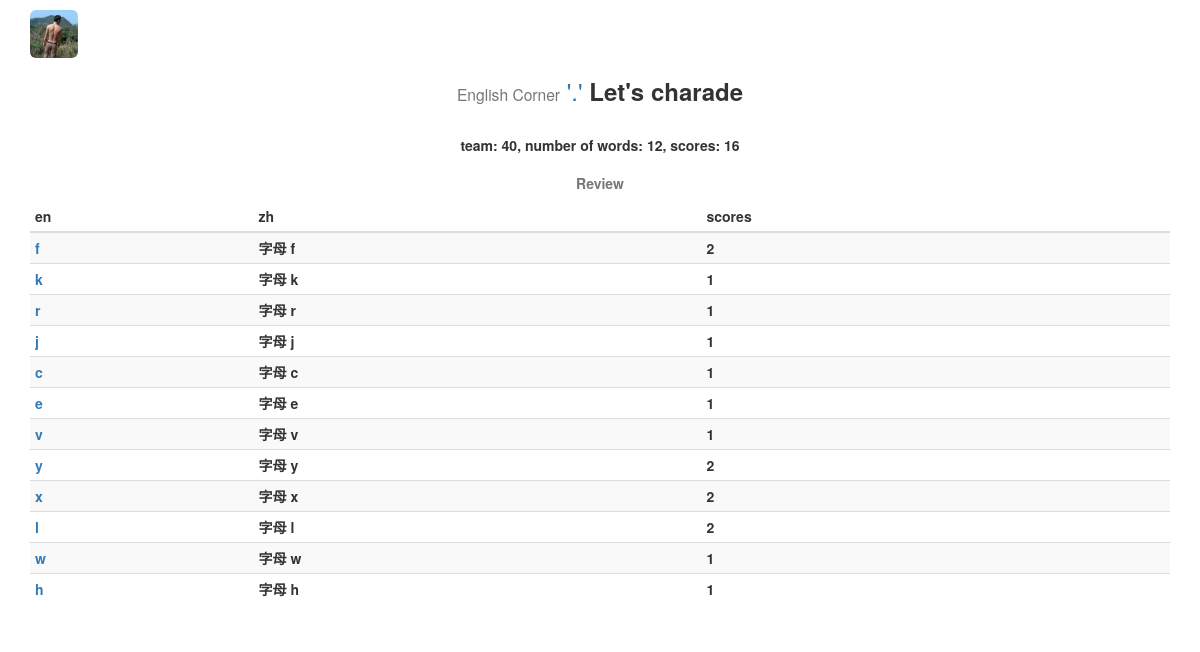
The app's page /charade/set/40/play/ with its own data.
### charade/models.py (models this page shows, shortened)
@python_2_unicode_compatible
class GameTemporaryTable(models.Model):
    board = models.ForeignKey(GameScoreBoard)
    en = models.CharField('en', max_length=100)
    zh = models.CharField('中文', max_length=100)
    exp = models.TextField('解释', max_length=200, null=True)
    scores = models.IntegerField('得分', default=0)
    used = models.IntegerField('used', default=0)
    vid = models.IntegerField('vid', default=0)

### charade/views.py (the view)
# urls.py: url(r'^set/(?P<board_id>[0-9]+)/play/$', views.game_play, name='game_play'),
def game_play(request, board_id):
    gsb = get_object_or_404(GameScoreBoard, pk=board_id)
    unused_word_list = gsb.gametemporarytable_set.exclude(used=1).order_by('?')[:1]
    if unused_word_list:
        context = {'word_list': unused_word_list}
    else:
        sum_scores = 0
        used_word_list = gsb.gametemporarytable_set.filter(used=1)
        for w in used_word_list:
            sum_scores += w.scores
        gsb.scores = sum_scores
        gsb.dt_end = timezone.now()
        gsb.save()
        msgs = 'team: {0}, number of words: {1}, scores: {2}'.format(board_id, gsb.amount, sum_scores)
        context = {'msgs': msgs,
                   'used_word_list': used_word_list,
                    }
    return render(request, 'charade/play.html', context)

### charade/templates/charade/play.html (shortened to what this page needs)
{% extends 'charade/base.html' %}
{% load staticfiles %}
{% block content %}
{% if msgs %}
    <div class="row">
        <p class="text-center"><strong>{{ msgs }}<strong></p>
    </div>
{% endif %}
{% if used_word_list %}
    <div class="table-responsive">
        <table class="table table-striped table-condensed">
            <caption class="text-center">Review</caption>
            <thead>
                <tr>
                    <th>en</th>
                    <th>zh</th>
                    <th>scores</th>
                </tr>
            </thead>
            <tbody>
            {% for w in used_word_list %}
                <tr>
                    <td><a href="{% url 'charade:explanation' w.vid %}" title="Explanation" target="_blank">{{ w.en }}</a></td>
                    <td>{{ w.zh }}</td>
                    <td>{{ w.scores }}</td>
                </tr>
            {% endfor %}
            </tbody>
        </table>
    </div>
{% else %}
    <div class="row">
        <p class="text-center" id="showtime"></p>
    </div>
{% endif %}
{% endblock %}

### records on screen
GameTemporaryTable: en "f", zh "字母 f", scores "2"
GameTemporaryTable: en "k", zh "字母 k", scores "1"
GameTemporaryTable: en "r", zh "字母 r", scores "1"
GameTemporaryTable: en "j", zh "字母 j", scores "1"
GameTemporaryTable: en "c", zh "字母 c", scores "1"
GameTemporaryTable: en "e", zh "字母 e", scores "1"
GameTemporaryTable: en "v", zh "字母 v", scores "1"
GameTemporaryTable: en "y", zh "字母 y", scores "2"
GameTemporaryTable: en "x", zh "字母 x", scores "2"
GameTemporaryTable: en "l", zh "字母 l", scores "2"
GameTemporaryTable: en "w", zh "字母 w", scores "1"
GameTemporaryTable: en "h", zh "字母 h", scores "1"

### other values on screen
{{ msgs }} "team: 40, number of words: 12, scores: 16"
